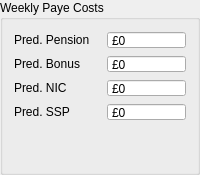
             <widget class="QGroupBox" name="groupBox">
              <property name="autoFillBackground">
               <bool>false</bool>
              </property>
              <property name="title">
               <string>Weekly Paye Costs</string>
              </property>
              <property name="flat">
               <bool>false</bool>
              </property>
              <property name="checkable">
               <bool>false</bool>
              </property>
              <layout class="QGridLayout" name="gridLayout">
               <item row="1" column="0">
                <widget class="QLabel" name="predBonuslbl">
                 <property name="sizePolicy">
                  <sizepolicy hsizetype="Preferred" vsizetype="Fixed">
                   <horstretch>0</horstretch>
                   <verstretch>0</verstretch>
                  </sizepolicy>
                 </property>
                 <property name="maximumSize">
                  <size>
                   <width>90</width>
                   <height>16777215</height>
                  </size>
                 </property>
                 <property name="text">
                  <string>Pred. Bonus</string>
                 </property>
                </widget>
               </item>
               <item row="0" column="0">
                <widget class="QLabel" name="predPensionlbl">
                 <property name="sizePolicy">
                  <sizepolicy hsizetype="Preferred" vsizetype="Fixed">
                   <horstretch>0</horstretch>
                   <verstretch>0</verstretch>
                  </sizepolicy>
                 </property>
                 <property name="maximumSize">
                  <size>
                   <width>90</width>
                   <height>16777215</height>
                  </size>
                 </property>
                 <property name="text">
                  <string>Pred. Pension</string>
                 </property>
                </widget>
               </item>
               <item row="1" column="1">
                <widget class="QDoubleSpinBox" name="predBonusBox">
                 <property name="minimumSize">
                  <size>
                   <width>79</width>
                   <height>18</height>
                  </size>
                 </property>
                 <property name="maximumSize">
                  <size>
                   <width>79</width>
                   <height>18</height>
                  </size>
                 </property>
                 <property name="readOnly">
                  <bool>true</bool>
                 </property>
                 <property name="buttonSymbols">
                  <enum>QAbstractSpinBox::NoButtons</enum>
                 </property>
                 <property name="prefix">
                  <string>£</string>
                 </property>
                 <property name="decimals">
                  <number>0</number>
                 </property>
                 <property name="maximum">
                  <double>9999.000000000000000</double>
                 </property>
                </widget>
               </item>
               <item row="0" column="1">
                <widget class="QDoubleSpinBox" name="predPensionBox">
                 <property name="minimumSize">
                  <size>
                   <width>79</width>
                   <height>18</height>
                  </size>
                 </property>
                 <property name="maximumSize">
                  <size>
                   <width>79</width>
                   <height>18</height>
                  </size>
                 </property>
                 <property name="readOnly">
                  <bool>true</bool>
                 </property>
                 <property name="buttonSymbols">
                  <enum>QAbstractSpinBox::NoButtons</enum>
                 </property>
                 <property name="prefix">
                  <string>£</string>
                 </property>
                 <property name="decimals">
                  <number>0</number>
                 </property>
                 <property name="maximum">
                  <double>9999.000000000000000</double>
                 </property>
                </widget>
               </item>
               <item row="2" column="1">
                <widget class="QDoubleSpinBox" name="predNICBox">
                 <property name="minimumSize">
                  <size>
                   <width>79</width>
                   <height>18</height>
                  </size>
                 </property>
                 <property name="maximumSize">
                  <size>
                   <width>79</width>
                   <height>18</height>
                  </size>
                 </property>
                 <property name="readOnly">
                  <bool>true</bool>
                 </property>
                 <property name="buttonSymbols">
                  <enum>QAbstractSpinBox::NoButtons</enum>
                 </property>
                 <property name="prefix">
                  <string>£</string>
                 </property>
                 <property name="decimals">
                  <number>0</number>
                 </property>
                 <property name="maximum">
                  <double>9999.000000000000000</double>
                 </property>
                </widget>
               </item>
               <item row="4" column="1">
                <spacer name="verticalSpacer">
                 <property name="orientation">
                  <enum>Qt::Vertical</enum>
                 </property>
                 <property name="sizeHint" stdset="0">
                  <size>
                   <width>20</width>
                   <height>40</height>
                  </size>
                 </property>
                </spacer>
               </item>
               <item row="2" column="0">
                <widget class="QLabel" name="predNIClbl">
                 <property name="sizePolicy">
                  <sizepolicy hsizetype="Preferred" vsizetype="Fixed">
                   <horstretch>0</horstretch>
                   <verstretch>0</verstretch>
                  </sizepolicy>
                 </property>
                 <property name="maximumSize">
                  <size>
                   <width>90</width>
                   <height>16777215</height>
                  </size>
                 </property>
                 <property name="text">
                  <string>Pred. NIC</string>
                 </property>
                </widget>
               </item>
               <item row="3" column="1">
                <widget class="QDoubleSpinBox" name="predSSPBox">
                 <property name="minimumSize">
                  <size>
                   <width>79</width>
                   <height>18</height>
                  </size>
                 </property>
                 <property name="maximumSize">
                  <size>
                   <width>16777215</width>
                   <height>18</height>
                  </size>
                 </property>
                 <property name="readOnly">
                  <bool>true</bool>
                 </property>
                 <property name="buttonSymbols">
                  <enum>QAbstractSpinBox::NoButtons</enum>
                 </property>
                 <property name="prefix">
                  <string>£</string>
                 </property>
                 <property name="decimals">
                  <number>0</number>
                 </property>
                </widget>
               </item>
               <item row="3" column="0">
                <widget class="QLabel" name="PredSSPlbl">
                 <property name="text">
                  <string>Pred. SSP</string>
                 </property>
                </widget>
               </item>
              </layout>
              <zorder>predNICBox</zorder>
              <zorder>predBonuslbl</zorder>
              <zorder>predBonusBox</zorder>
              <zorder>predNIClbl</zorder>
              <zorder>predPensionlbl</zorder>
              <zorder>predPensionBox</zorder>
              <zorder>verticalSpacer</zorder>
              <zorder>predSSPBox</zorder>
              <zorder>PredSSPlbl</zorder>
             </widget>
